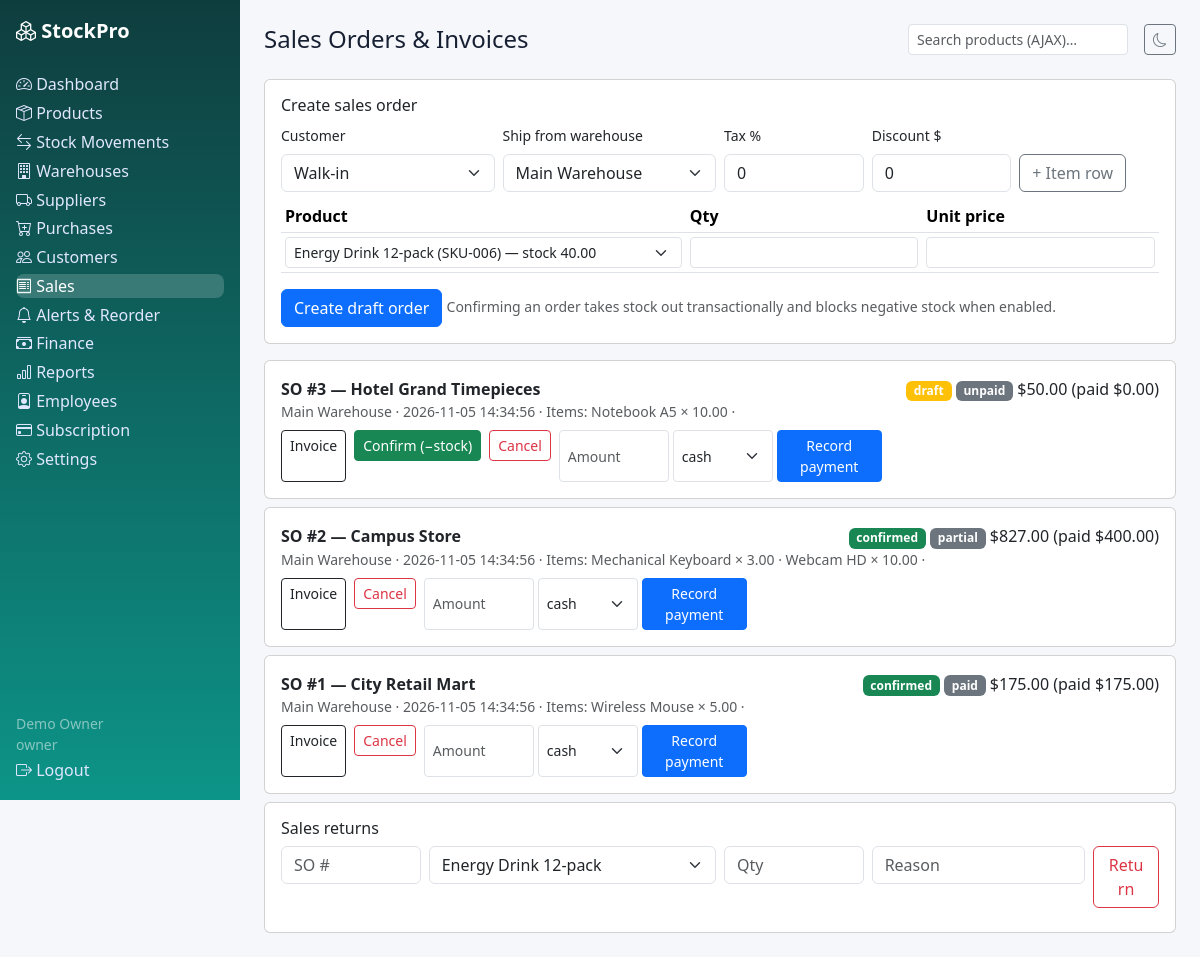
The page /sales.php (signed in) on the database its author committed.
### tables this page shows
CREATE TABLE sales (id INT UNSIGNED AUTO_INCREMENT PRIMARY KEY, tenant_id INT UNSIGNED NOT NULL, customer_id INT UNSIGNED NULL, warehouse_id INT UNSIGNED NOT NULL, status ENUM('draft','confirmed','cancelled') NOT NULL DEFAULT 'draft', payment_status ENUM('unpaid','partial','paid') NOT NULL DEFAULT 'unpaid', subtotal DECIMAL(12,2) NOT NULL DEFAULT 0, tax DECIMAL(12,2) NOT NULL DEFAULT 0, discount DECIMAL(12,2) NOT NULL DEFAULT 0, total DECIMAL(12,2) NOT NULL DEFAULT 0, created_at DATETIME NOT NULL DEFAULT CURRENT_TIMESTAMP, INDEX idx_so_tenant(tenant_id), INDEX idx_so_created(created_at), CONSTRAINT fk_so_tenant FOREIGN KEY(tenant_id) REFERENCES tenants(id) ON DELETE CASCADE, CONSTRAINT fk_so_customer FOREIGN KEY(customer_id) REFERENCES customers(id) ON DELETE SET NULL, CONSTRAINT fk_so_wh FOREIGN KEY(warehouse_id) REFERENCES warehouses(id));

CREATE TABLE customers (id INT UNSIGNED AUTO_INCREMENT PRIMARY KEY, tenant_id INT UNSIGNED NOT NULL, name VARCHAR(150) NOT NULL, email VARCHAR(190) NULL, phone VARCHAR(40) NULL, address VARCHAR(255) NULL, credit_limit DECIMAL(12,2) NOT NULL DEFAULT 0, created_at DATETIME NOT NULL DEFAULT CURRENT_TIMESTAMP, INDEX idx_cust_tenant(tenant_id), CONSTRAINT fk_cust_tenant FOREIGN KEY(tenant_id) REFERENCES tenants(id) ON DELETE CASCADE);

CREATE TABLE warehouses (id INT UNSIGNED AUTO_INCREMENT PRIMARY KEY, tenant_id INT UNSIGNED NOT NULL, name VARCHAR(120) NOT NULL, location VARCHAR(120) NULL, address VARCHAR(255) NULL, racks VARCHAR(120) NULL, shelves VARCHAR(120) NULL, bins VARCHAR(120) NULL, is_main TINYINT(1) NOT NULL DEFAULT 0, created_at DATETIME NOT NULL DEFAULT CURRENT_TIMESTAMP, INDEX idx_wh_tenant(tenant_id), CONSTRAINT fk_wh_tenant FOREIGN KEY(tenant_id) REFERENCES tenants(id) ON DELETE CASCADE);

CREATE TABLE sale_items (id INT UNSIGNED AUTO_INCREMENT PRIMARY KEY, tenant_id INT UNSIGNED NOT NULL, sale_id INT UNSIGNED NOT NULL, product_id INT UNSIGNED NOT NULL, quantity DECIMAL(12,2) NOT NULL, unit_price DECIMAL(12,2) NOT NULL DEFAULT 0, INDEX idx_si_so(sale_id), CONSTRAINT fk_si_tenant FOREIGN KEY(tenant_id) REFERENCES tenants(id) ON DELETE CASCADE, CONSTRAINT fk_si_so FOREIGN KEY(sale_id) REFERENCES sales(id) ON DELETE CASCADE, CONSTRAINT fk_si_product FOREIGN KEY(product_id) REFERENCES products(id));

CREATE TABLE products (id INT UNSIGNED AUTO_INCREMENT PRIMARY KEY, tenant_id INT UNSIGNED NOT NULL, sku VARCHAR(60) NOT NULL, barcode VARCHAR(40) NULL, name VARCHAR(190) NOT NULL, description TEXT NULL, category_id INT UNSIGNED NULL, brand_id INT UNSIGNED NULL, unit VARCHAR(20) NOT NULL DEFAULT 'pcs', cost_price DECIMAL(12,2) NOT NULL DEFAULT 0, sale_price DECIMAL(12,2) NOT NULL DEFAULT 0, stock_qty DECIMAL(12,2) NOT NULL DEFAULT 0, min_stock DECIMAL(12,2) NOT NULL DEFAULT 5, max_stock DECIMAL(12,2) NOT NULL DEFAULT 100, track_expiry TINYINT(1) NOT NULL DEFAULT 0, status ENUM('active','inactive') NOT NULL DEFAULT 'active', created_at DATETIME NOT NULL DEFAULT CURRENT_TIMESTAMP, UNIQUE KEY uq_product_sku(tenant_id,sku), UNIQUE KEY uq_product_barcode(tenant_id,barcode), INDEX idx_prod_tenant(tenant_id), INDEX idx_prod_stock(stock_qty), CONSTRAINT fk_prod_tenant FOREIGN KEY(tenant_id) REFERENCES tenants(id) ON DELETE CASCADE, CONSTRAINT fk_prod_cat FOREIGN KEY(category_id) REFERENCES categories(id) ON DELETE SET NULL, CONSTRAINT fk_prod_brand FOREIGN KEY(brand_id) REFERENCES brands(id) ON DELETE SET NULL);

### includes/functions.php (called while the page is built, shortened)
<?php
function e(?string $v): string { return htmlspecialchars($v ?? '', ENT_QUOTES, 'UTF-8'); }
function current_user(): ?array { return $_SESSION['user'] ?? null; }
function tenant_id(): ?int { $u = current_user(); return isset($u['tenant_id']) && $u['tenant_id'] !== null ? (int)$u['tenant_id'] : null; }
function qa(PDO $pdo, string $sql, array $a = []): array { $s = $pdo->prepare($sql); $s->execute($a); return $s->fetchAll(); }
function money($n): string { return '$' . number_format((float)$n, 2); }

### includes/auth.php (called while the page is built, shortened)
<?php
require_once __DIR__ . '/../config/database.php';
require_once __DIR__ . '/functions.php';
function require_tenant(): int {
    $t = tenant_id();
    return $t;
}

### sales.php (the view, shortened to what this page needs)
<?php require_once __DIR__ . '/includes/auth.php'; require_once __DIR__ . '/includes/roles.php';
$user = require_role(ROLE_SALES); $pdo = db(); check_tenant_active($pdo); $tid = require_tenant(); $base = ''; $active = 'sales'; $pageTitle = 'Sales Orders & Invoices';
    ?><!doctype html><html lang="en"><head><meta charset="utf-8"><title>Invoice INV-<?= $so['id'] ?></title><link href="https://cdn.jsdelivr.net/npm/bootstrap@5.3.3/dist/css/bootstrap.min.css" rel="stylesheet"></head>
    <button class="btn btn-primary" onclick="window.print()">Print invoice</button> <a class="btn btn-outline-secondary" href="sales.php">Back</a></div></body></html><?php exit;
$whs = qa($pdo, 'SELECT * FROM warehouses WHERE tenant_id=? ORDER BY is_main DESC, name', [$tid]);
$prods = qa($pdo, 'SELECT * FROM products WHERE tenant_id=? AND status="active" ORDER BY name', [$tid]);
$sales = qa($pdo, 'SELECT s.*, c.name customer, w.name wname, (SELECT COALESCE(SUM(amount),0) FROM sale_payments sp WHERE sp.sale_id=s.id) paid FROM sales s LEFT JOIN customers c ON c.id=s.customer_id JOIN warehouses w ON w.id=s.warehouse_id WHERE s.tenant_id=? ORDER BY s.id DESC LIMIT 25', [$tid]);
foreach ($sales as &$so) $so['items'] = qa($pdo, 'SELECT si.*, p.name pname FROM sale_items si JOIN products p ON p.id=si.product_id WHERE si.sale_id=?', [$so['id']]);
$returns = qa($pdo, 'SELECT sr.*, p.name pname FROM sales_returns sr JOIN products p ON p.id=sr.product_id WHERE sr.tenant_id=? ORDER BY sr.id DESC LIMIT 10', [$tid]);
include __DIR__ . '/includes/header.php'; ?>
<div class="card p-3 mb-3"><h6>Create sales order</h6><form method="post"><?= csrf_field() ?><input type="hidden" name="action" value="create">
<div class="row g-2 mb-2"><div class="col-md-3"><label class="form-label small">Customer</label><select class="form-select" name="customer_id"><option value="">Walk-in</option></select></div>
<div class="col-md-3"><label class="form-label small">Ship from warehouse</label><select class="form-select" name="warehouse_id" required><?php foreach ($whs as $w): ?><option value="<?= $w['id'] ?>"><?= e($w['name']) ?></option><?php endforeach; ?></select></div>
<div class="col-md-2"><label class="form-label small">Tax %</label><input class="form-control" type="number" step="0.01" name="tax_rate" value="0"></div>
<div class="col-md-2"><label class="form-label small">Discount $</label><input class="form-control" type="number" step="0.01" name="discount" value="0"></div>
<div class="col-md-2 d-flex align-items-end"><button type="button" class="btn btn-outline-secondary" onclick="addItemRow('soItems')">+ Item row</button></div></div>
<table class="table table-sm" id="soItems"><tr><th>Product</th><th>Qty</th><th>Unit price</th></tr>
<tr class="item-row"><td><select class="form-select form-select-sm" name="product_id[]"><?php foreach ($prods as $p): ?><option value="<?= $p['id'] ?>"><?= e($p['name']) ?> (<?= e($p['sku']) ?>) — stock <?= $p['stock_qty'] ?></option><?php endforeach; ?></select></td>
<td><input class="form-control form-control-sm" type="number" step="0.01" name="qty[]" required></td><td><input class="form-control form-control-sm" type="number" step="0.01" name="price[]" required></td></tr></table>
<button class="btn btn-primary">Create draft order</button> <span class="small text-muted">Confirming an order takes stock out transactionally and blocks negative stock when enabled.</span></form></div>
<?php foreach ($sales as $so): ?><div class="card p-3 mb-2"><div class="d-flex justify-content-between"><strong>SO #<?= $so['id'] ?> — <?= e($so['customer'] ?? 'Walk-in') ?></strong><span><span class="badge bg-<?= $so['status'] === 'confirmed' ? 'success' : ($so['status'] === 'cancelled' ? 'danger' : 'warning') ?>"><?= e($so['status']) ?></span> <span class="badge bg-secondary"><?= e($so['payment_status']) ?></span> <?= money($so['total']) ?> (paid <?= money($so['paid']) ?>)</span></div>
<div class="small text-muted"><?= e($so['wname']) ?> · <?= e($so['created_at']) ?> · Items: <?php foreach ($so['items'] as $it) echo e($it['pname']) . ' × ' . $it['quantity'] . ' · '; ?></div>
<div class="d-flex flex-wrap gap-2 mt-2">
<a class="btn btn-sm btn-outline-dark" href="?invoice=<?= $so['id'] ?>">Invoice</a>
<?php if ($so['status'] === 'draft'): ?><form method="post"><button class="btn btn-sm btn-success">Confirm (−stock)</button></form><?php endif; ?>
<?php if ($so['status'] !== 'cancelled'): ?><form method="post"><button class="btn btn-sm btn-outline-danger" data-confirm="Cancel this order?">Cancel</button></form>
<form method="post" class="d-flex gap-1"><input class="form-control form-control-sm" style="max-width:110px" type="number" step="0.01" name="amount" placeholder="Amount" required><select class="form-select form-select-sm" style="max-width:100px" name="method"><option>cash</option></select><button class="btn btn-sm btn-primary">Record payment</button></form><?php endif; ?>
</div></div><?php endforeach; if (!$sales) echo '<div class="card p-3 text-muted">No sales orders yet.</div>'; ?>
<div class="card p-3"><h6>Sales returns</h6><form class="row g-2 mb-2" method="post"><?= csrf_field() ?><input type="hidden" name="action" value="return">
<div class="col-md-2"><input class="form-control" type="number" name="sale_id" placeholder="SO #" required></div>
<div class="col-md-4"><select class="form-select" name="product_id"><?php foreach ($prods as $p): ?><option value="<?= $p['id'] ?>"><?= e($p['name']) ?></option><?php endforeach; ?></select></div>
<div class="col-md-2"><input class="form-control" type="number" step="0.01" name="quantity" placeholder="Qty" required></div>
<div class="col-md-3"><input class="form-control" name="reason" placeholder="Reason"></div><div class="col-md-1"><button class="btn btn-outline-danger w-100">Return</button></div></form>
<?php foreach ($returns as $r): ?><div class="small border-bottom py-1">SO #<?= $r['sale_id'] ?> · <?= e($r['pname']) ?> · <?= $r['quantity'] ?> · <?= e($r['reason'] ?? '') ?> · <?= e($r['created_at']) ?></div><?php endforeach; ?></div>
<?php include __DIR__ . '/includes/footer.php'; ?>

### assets/css/style.css (style rules this page uses)
:root { --brand:#0d9488;--bg:#f6f7fb;--card:#fff;--text:#172033 }
body { background:var(--bg);color:var(--text);font-family:system-ui,-apple-system,"Segoe UI",Roboto,sans-serif }

### rows shown on the page
sales: id "3", customer.name "Hotel Grand Timepieces", status "draft", payment_status "unpaid", total "$50.00", paid "$0.00", warehouse.name "Main Warehouse", created_at "2026-11-05 14:34:56"
sale_items: product.name "Notebook A5", quantity "10.00"
sales: id "2", customer.name "Campus Store", status "confirmed", payment_status "partial", total "$827.00", paid "$400.00", warehouse.name "Main Warehouse", created_at "2026-11-05 14:34:56"
sale_items: product.name "Mechanical Keyboard", quantity "3.00"
sale_items: product.name "Webcam HD", quantity "10.00"
sales: id "1", customer.name "City Retail Mart", status "confirmed", payment_status "paid", total "$175.00", paid "$175.00", warehouse.name "Main Warehouse", created_at "2026-11-05 14:34:56"
sale_items: product.name "Wireless Mouse", quantity "5.00"

### other values the page prints
$label "Dashboard"
$label "Products"
$label "Stock Movements"
$label "Warehouses"
$label "Suppliers"
$label "Purchases"
$label "Customers"
$label "Sales"
$label "Alerts & Reorder"
$label "Finance"
$label "Reports"
$label "Employees"
$label "Subscription"
$label "Settings"
current_user()['name'] "Demo Owner"
